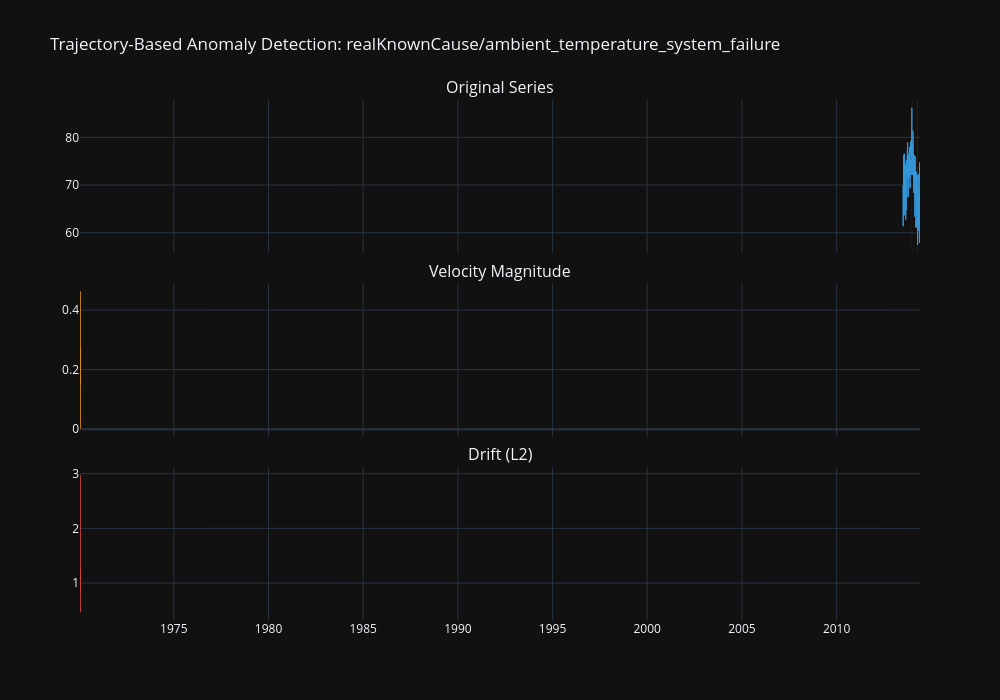

The cell this chart's notebook holds for it:
### Code cell
# Visualize: pick one representative series from realKnownCause
demo_name = [n for n in trajectory_scores if 'realKnownCause' in n][0]
demo_df = all_series[demo_name]
demo_scores = trajectory_scores[demo_name]
demo_windows = get_anomaly_windows(demo_name)

fig = make_subplots(
    rows=3, cols=1, shared_xaxes=True,
    subplot_titles=['Original Series', 'Velocity Magnitude', 'Drift (L2)'],
    vertical_spacing=0.06,
)

# Original series
fig.add_trace(go.Scatter(
    x=demo_df['timestamp'], y=demo_df['value'],
    mode='lines', name='Value', line=dict(color=C_NORMAL, width=1),
), row=1, col=1)

# Highlight anomaly windows
for ws, we in demo_windows:
    ws_dt = pd.Timestamp(ws, unit='s')
    we_dt = pd.Timestamp(we, unit='s')
    for row in range(1, 4):
        fig.add_vrect(
            x0=ws_dt, x1=we_dt, row=row, col=1,
            fillcolor=C_ANOMALY, opacity=0.15, line_width=0,
        )

# Velocity magnitude
ts_dt = pd.to_datetime(demo_scores['timestamp'], unit='s')
fig.add_trace(go.Scatter(
    x=ts_dt, y=demo_scores['velocity_mag'],
    mode='lines', name='Velocity', line=dict(color=C_DETECTED, width=1),
), row=2, col=1)

# Drift L2
fig.add_trace(go.Scatter(
    x=ts_dt, y=demo_scores['drift_l2'],
    mode='lines', name='Drift L2', line=dict(color=C_ANOMALY, width=1),
), row=3, col=1)

fig.update_layout(
    title=f'Trajectory-Based Anomaly Detection: {demo_name}',
    width=1000, height=700, template='plotly_dark',
    showlegend=False,
)
fig.show()

### Figure 1 — Plotly figure (JSON) as saved in the notebook; plotly's stock layout.template omitted (floating-point values rounded to 4 significant figures; data arrays with more than 128 entries replaced by an {"elided": "..."} marker saying what was removed)
{"data": [{"line": {"color": "#3498db", "width": 1}, "mode": "lines", "name": "Value", "type": "scatter", "x": {"elided": "7267 str values"}, "xaxis": "x", "y": {"elided": "7267 float values"}, "yaxis": "y"}, {"line": {"color": "#f39c12", "width": 1}, "mode": "lines", "name": "Velocity", "type": "scatter", "x": {"elided": "7246 str values"}, "xaxis": "x2", "y": {"elided": "7246 float values"}, "yaxis": "y2"}, {"line": {"color": "#e74c3c", "width": 1}, "mode": "lines", "name": "Drift L2", "type": "scatter", "x": {"elided": "7246 str values"}, "xaxis": "x3", "y": {"elided": "7246 float values"}, "yaxis": "y3"}], "layout": {"annotations": [{"font": {"size": 16}, "showarrow": false, "text": "Original Series", "x": 0.5, "xanchor": "center", "xref": "paper", "y": 1.0, "yanchor": "bottom", "yref": "paper"}, {"font": {"size": 16}, "showarrow": false, "text": "Velocity Magnitude", "x": 0.5, "xanchor": "center", "xref": "paper", "y": 0.6467, "yanchor": "bottom", "yref": "paper"}, {"font": {"size": 16}, "showarrow": false, "text": "Drift (L2)", "x": 0.5, "xanchor": "center", "xref": "paper", "y": 0.2933, "yanchor": "bottom", "yref": "paper"}], "height": 700, "shapes": [{"fillcolor": "#e74c3c", "line": {"width": 0}, "opacity": 0.15, "type": "rect", "x0": "2013-12-15T07:00:00", "x1": "2013-12-30T09:00:00", "xref": "x", "y0": 0, "y1": 1, "yref": "y domain"}, {"fillcolor": "#e74c3c", "line": {"width": 0}, "opacity": 0.15, "type": "rect", "x0": "2014-03-29T15:00:00", "x1": "2014-04-20T22:00:00", "xref": "x", "y0": 0, "y1": 1, "yref": "y domain"}], "showlegend": false, "title": {"text": "Trajectory-Based Anomaly Detection: realKnownCause/ambient_temperature_system_failure"}, "width": 1000, "xaxis": {"anchor": "y", "domain": [0.0, 1.0], "matches": "x3", "showticklabels": false}, "xaxis2": {"anchor": "y2", "domain": [0.0, 1.0], "matches": "x3", "showticklabels": false}, "xaxis3": {"anchor": "y3", "domain": [0.0, 1.0]}, "yaxis": {"anchor": "x", "domain": [0.7067, 1.0]}, "yaxis2": {"anchor": "x2", "domain": [0.3533, 0.6467]}, "yaxis3": {"anchor": "x3", "domain": [0.0, 0.2933]}}}
